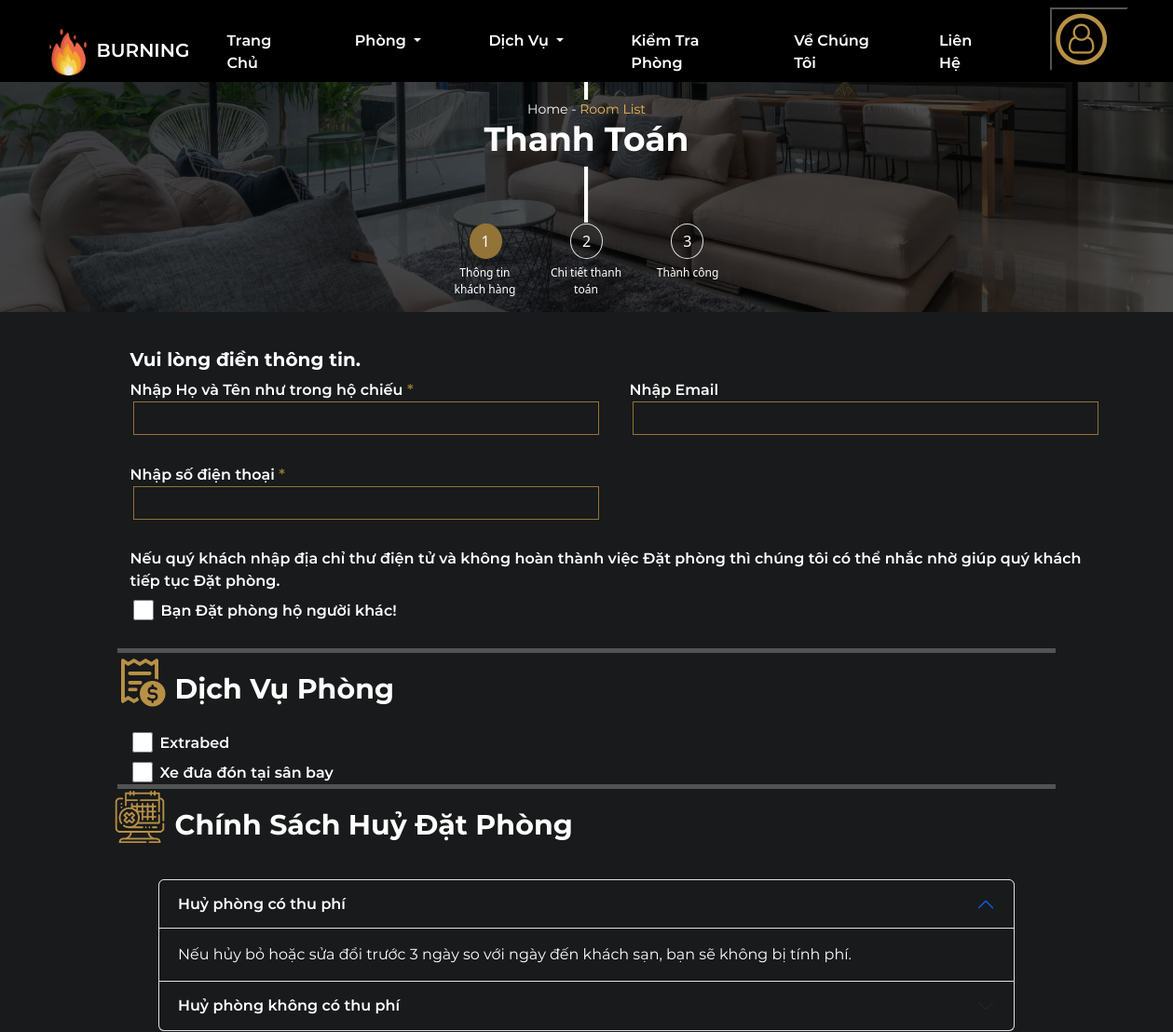
The app's page /logged/payddn.php (upper part), older data.
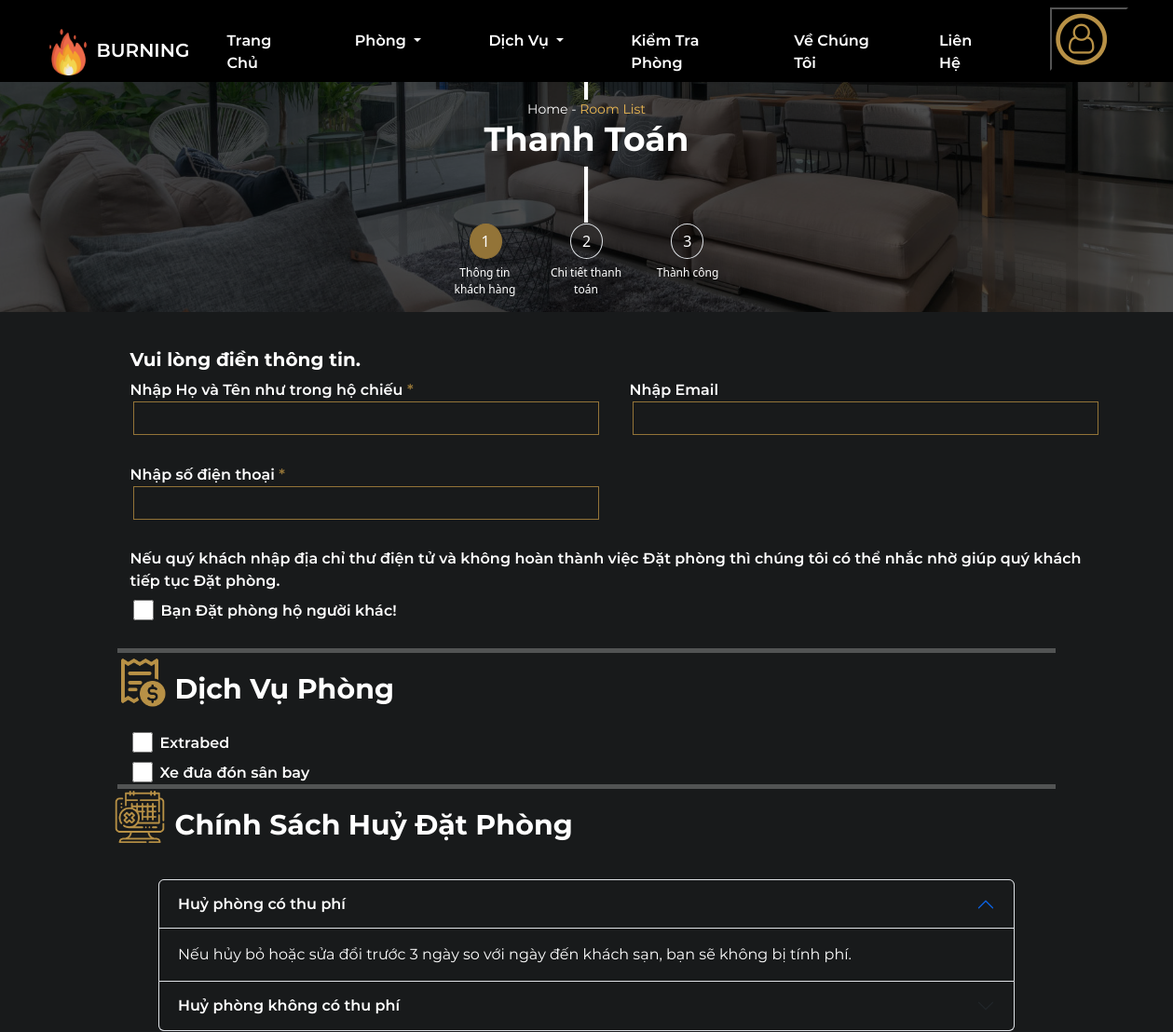
The same page, newer data.
### tables this page shows
CREATE TABLE `dichvu` (
  `ID` int(11) NOT NULL,
  `TenDichVu` varchar(50) NOT NULL,
  `DonGia` varchar(50) NOT NULL
);

### logged/payddn.php (the view, shortened to what this page needs)
<!DOCTYPE html>
<html lang="en">
<head>
    <link rel="stylesheet" href="../css/pay.css?v=<?php echo time(); ?>" type='text/css'>
    <link rel="stylesheet" href="https://cdnjs.cloudflare.com/ajax/libs/font-awesome/4.7.0/css/font-awesome.min.css">
    <link rel="stylesheet" href="../common/bootstrap-5.2.2-dist/css/bootstrap.min.css">
    <link rel="stylesheet" type="text/css" href="../common/slick/slick.css">
    <link rel="stylesheet" type="text/css" href="../common/slick/slick-theme.css">
    <link rel="stylesheet" href="../css/style.css">
</head>
<body>
     <?php
    include('header.php');
    $tenphong=$_GET['TenPhong'];
    ?>
    <form action="payb2ddn.php?TenPhong=<?php echo $tenphong?>" method="POST">
    <section id="banner">
        <div class="container-fluid p-0 text-center">
            <div class="img">
                <div class="box">
                    <p class="m-0" style="font-size: 14px;font-family: Montserrat-Regular">Home -
                    <span style="color: #EBB853;">Room List</span></p>
                    <h3 style="font-size:36px;font-family: Montserrat-Bold;">Thanh Toán</h3>
                    <div class="trangtri"></div>
                </div>
            </div>
        </div>
    </section>
    <section id="step">
        <div class="a">
            <nav aria-label="...">
            <ul class="pagination d-flex justify-content-between mb-0">
              <li class="page-item" aria-current="page">
                <span class="page-link rounded-circle">1</span>
              </li>
              <li class="page-item"><a class="page-link rounded-circle" href="#">2</a></li>
              <li class="page-item"><a class="page-link rounded-circle" href="#">3</a></li>
            </ul>
          </nav>
        </div>
        <div class="b">
            <nav aria-label="...">
            <ul class="pagination d-flex justify-content-between mb-0">
              <li class="page-item" aria-current="page">
                <span class="page-link  border-0">Thông tin khách hàng</span>
              </li>
              <li class="page-item"><a class="page-link  border-0" href="#">Chi tiết thanh toán</a></li>
              <li class="page-item"><a class="page-link  border-0" href="#">Thành công</a></li>
            </ul>
          </nav>
        </div>
    </section>
    <section id="form" class="pt-5">
        <div class="container">
            <h5 style="font-family:Montserrat-Bold ;">Vui lòng điền thông tin.</h5>
            <div class="row">
                <div class="col-6 ">
                    <div>
                        <label for="" style="font-family: Montserrat-SemiBold;"> Nhập Họ và Tên như trong hộ chiếu
                        <span style="color: #937438;">*</span></label>
                    </div>
                    <div><input type="text" name="" id="" value="<?php echo $_SESSION['ten'];?>"></div>
                </div>
                <div class="col-6 ">
                    <div>
                        <label for="" style="font-family: Montserrat-SemiBold;"> Nhập Email</label>
                    </div>
                    <div><input type="email" name="" id="" value="<?php echo $_SESSION['email'];?>"></div>
                </div>
                <div class="col-6 ">
                    <div>
                        <label for="" style="font-family: Montserrat-SemiBold;">Nhập số điện thoại <span
                                style="color: #937438;">*</span></label>
                    </div>
                    <div><input type="text" name="" id="" value="<?php echo $_SESSION['sdt'];?>"></div>
                </div>
                <div style="font-family: Montserrat-SemiBold;">
                    Nếu quý khách nhập địa chỉ thư điện tử và không hoàn thành việc Đặt phòng thì chúng tôi có thể nhắc
                    nhờ giúp quý khách tiếp tục Đặt phòng.
                </div>
                <div class="mt-2 d-flex">
                    <input type="checkbox" name="datphongho" style="width: 22px; height: 22px;">
                    <label for="" class="ms-2" style="font-family: Montserrat-SemiBold;">Bạn Đặt phòng hộ người khác!</label>
                </div>
            </div>
        </div>
        <hr style="width: 80%; margin: 0 auto; border: 0; border-top: 5px solid;">
    </section>
    <section id="service">
        <div class="container">
            <div class="ms-5 d-flex">
                <div class="img d-flex">
                    <img src="../img/icon_dichvu.png" alt="">
                </div>
                <p class="mt-3 ms-2" style="font-size: 30px; font-family:Montserrat-Bold;">Dịch Vụ Phòng</p>
            </div>
        <?php
            $con = mysqli_connect("localhost","root","","burninghotel");
            $sql = "SELECT * From dichvu";
            $result = mysqli_query($con, $sql);
            $phongs = array();
            if(mysqli_num_rows($result) > 0){
                while($row = mysqli_fetch_array($result)){
                $phongs[]=array('DonGia'=>$row['DonGia'],'TenDichVu'=>$row['TenDichVu']);
                }
            }
        ?>
            <div class="dichvu">
            <?php foreach ($phongs as $key => $value) { ?>
                <div class="d-flex mt-2">
                    <input type="checkbox" name="dv[]" id="dv1"value="<?php echo $value['DonGia']?>"  style="width: 22px;height: 22px;">
                    <label for="dv1" class="ms-2"><?php echo $value['TenDichVu']?></label>
                </div>
                    <?php } ?>
            </div>
        </div>
        <hr style="width: 80%; margin: 0 auto; border: 0; border-top: 5px solid;">
    </section>
    <section id="huyphong">
        <div class="container">
            <div class="ms-5 d-flex">
                <div class="img d-flex">
                    <img src="../img/icon_HuyPhong.png" alt="">
                </div>
                <p class="mt-3 ms-2" style="font-size: 30px; font-family:Montserrat-Bold;">Chính Sách Huỷ Đặt Phòng</p>
            </div>
        </div>
        <div class="phi">
            <div class="accordion" id="accordionPanelsStayOpenExample">
                <div class="accordion-item">
                    <h2 class="accordion-header" id="panelsStayOpen-headingOne">
                        <button class="accordion-button"
                            style="background-color: #181A1B; color: white; font-family: Montserrat-SemiBold;"
                            type="button" data-bs-toggle="collapse" data-bs-target="#panelsStayOpen-collapseOne"
                            aria-expanded="true" aria-controls="panelsStayOpen-collapseOne">
                                Huỷ phòng có thu phí
                        </button>
                    </h2>
                    <div id="panelsStayOpen-collapseOne" class="accordion-collapse collapse show"
                        aria-labelledby="panelsStayOpen-headingOne">
                        <div class="accordion-body"
                            style="background-color: #181A1B; color: white;font-family:Montserrat-Regular;">
                                Nếu hủy bỏ hoặc sửa đổi trước 3 ngày so với ngày đến khách sạn, bạn sẽ không bị tính phí.
                        </div>
                    </div>
                </div>
                <div class="accordion-item">
                    <h2 class="accordion-header" id="panelsStayOpen-headingTwo">
                        <button class="accordion-button collapsed"
                            style="background-color: #181A1B; color: white;font-family: Montserrat-SemiBold;"
                            type="button" data-bs-toggle="collapse" data-bs-target="#panelsStayOpen-collapseTwo"
                            aria-expanded="false" aria-controls="panelsStayOpen-collapseTwo">
                                Huỷ phòng không có thu phí
                        </button>
                    </h2>
                </div>
            </div>
        </div>
    </section>
    </form>
     <?php
    include('footer.php');
    ?>
</body>
</html>

### logged/header.php (shortened to what this page needs)
<!DOCTYPE html>
<html lang="en">
<head>
    <link rel="stylesheet" href="../css/style.css">
    <link rel="stylesheet" href="https://cdnjs.cloudflare.com/ajax/libs/font-awesome/4.7.0/css/font-awesome.min.css">
    <link rel="stylesheet" href="../common/bootstrap-5.2.2-dist/css/bootstrap.min.css">
</head>
<body>
    <header id="menu">
        <div class="menu-nav">
            <nav class="navbar navbar-expand-lg">
                <div class="container-fluid px-5">
                    <a class="navbar-brand" href="./home.php"><img src="../img/logoBurning.png" alt="BurningLogo" class="logo">
                        BURNING</a>
                    <div class="sub-nav collapse navbar-collapse flex-row-reverse" id="navbarSupportedContent">
                        <ul class="navbar-nav mb-2 mb-lg-0">
                            <li class="nav-item p-3 me-4">
                                <a class="a nav-link active" aria-current="page" href="./home.php">Trang Chủ</a>
                            </li>
                            <li class="nav-item dropdown p-3 me-4">
                              <a class="nav-link dropdown-toggle" href="./allroom.php" role="button" data-bs-toggle="dropdown" aria-expanded="false">
                                Phòng
                              </a>
                            </li>
                            <li class="nav-item dropdown p-3 me-4">
                              <a class="nav-link dropdown-toggle" href="./service.php" role="button" data-bs-toggle="dropdown" aria-expanded="false">
                                Dịch Vụ
                              </a>
                            </li>
                            <li class="nav-item p-3 me-4">
                                <a class="nav-link" href="./roomcheck.php">Kiểm Tra Phòng</a>
                            </li>
                            <li class="nav-item p-3 me-4">
                              <a class="nav-link" href="./page.php">Về Chúng Tôi</a>
                          </li>
                            <li class="nav-item p-3 me-4">
                                <a class="nav-link" href="./contact.php">Liên Hệ</a>
                            </li>
                            <li class="nav-item ms-4">
                                <div class="dropdown">
                                    <button class="btn-secondary dropdown-toggle" type="button" data-bs-toggle="dropdown" aria-expanded="false">
                                        <span class="fa-stack fa-2x">
                                            <i class="fa fa-circle-thin fa-stack-2x" style="color: #B89146;"></i>
                                            <i class="fa fa-user-o fa-stack-1x" style="color: #B89146;"></i>
                                        </span>
                                    </button>
                                </div>
                            </li>
                        </ul>
                    </div>
                </div>
            </nav>
        </div>
      </header>
</body>
</html>

### logged/footer.php (shortened to what this page needs)
<!DOCTYPE html>
<html lang="en">
<head>
    <link rel="stylesheet" href="../css/style.css?v=<?php echo time(); ?>" type='text/css'>
    <link rel="stylesheet" href="https://cdnjs.cloudflare.com/ajax/libs/font-awesome/4.7.0/css/font-awesome.min.css">
    <link rel="stylesheet" href="../common/bootstrap-5.2.2-dist/css/bootstrap.min.css">
</head>
<body>
</body>
</html>

### css/pay.css (style rules this page uses)
#banner { margin-top: 40px; color: white; }
#banner .img { position: relative; }
#banner .box { position: absolute; top: 35%; left: 50%; transform: translate(-50%,-50%); }
#banner .box .trangtri { border: 2px solid white; background-color: white; height: 60px; width: 2px; margin: 0 auto; }
#step .a { width: 20%; margin: -95px auto 0px auto; justify-content: space-between; }
#step .a li a { background-color: transparent; color: white; }
#step .a li span { background-color: #937438; border-color: #937438; color: #fff; }
#step .b { width: 26%; margin: 0 auto; }
#step .b li a { background-color: transparent; color: white; font-size: 12px; }
#step .b li span { background-color: transparent; color: white; font-size: 12px; }
#step .b li { width: 120px; border: none; text-align: center; }
#form { background-color: #181A1B; color: white; }
#form .container input { margin-left:3px ; margin-bottom: 30px; padding: 5px; width: 500px; color:white; border: 1px solid #937438; background-color: #181A1B; }
#form .container { padding-left: 80px; }
#service { background-color: #181A1B; color: white; }
#service .container img { align-items: center; height: 60px; }
#service .dichvu { margin-left: 70px; font-family:Montserrat-SemiBold; }
#huyphong { background-color: #181A1B; color: white; }
#huyphong .container img { align-items: center; height: 60px; }
#huyphong .phi { margin: 20px 170px; }

### css/style.css (style rules this page uses)
html, body { margin: 0; padding: 0; }
* { box-sizing: border-box; margin: 0; padding: 0; outline: none; }
#menu { position: fixed; z-index: 2; top: 0; left: 0; right: 0; }
a { text-decoration: none; }
li { list-style-type: none; }
#menu { background-color: black; height: 88px; }
#menu .logo { height: 50px; width: 50px; }
#menu .navbar-brand { color: white; font-family: Montserrat-SemiBold; font-size: 20px; }
#menu .sub-nav li a { font-family: Montserrat-SemiBold; font-size: 16px; color: white; }
.menu-nav { margin: 0 auto; }
#menu .dropdown button { background-color: black; }

Row changes from the older to the newer data that the page shows:
changed dichvu: TenDichVu "Xe đưa đón tại sân bay" → "Xe đưa đón sân bay"
